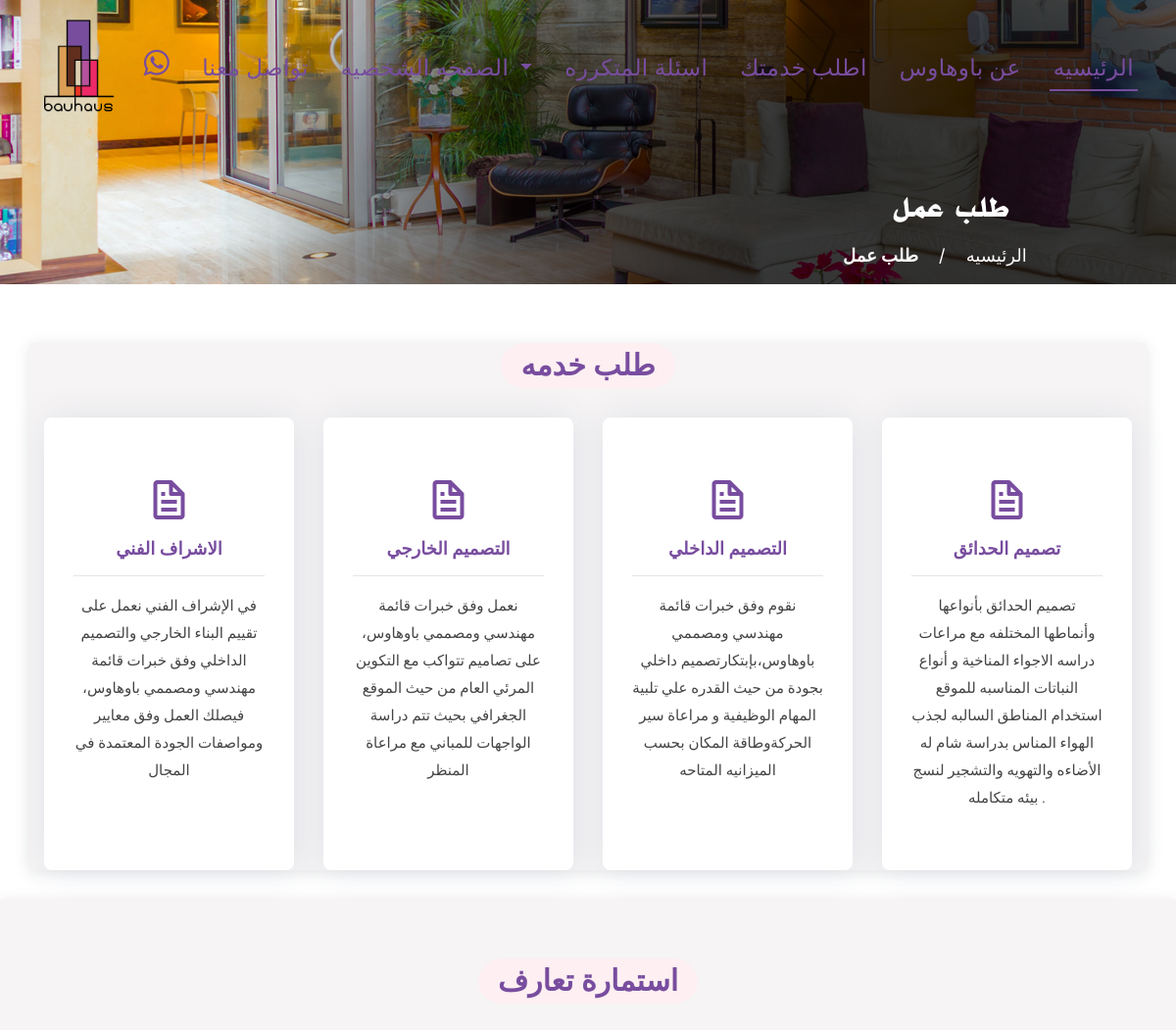
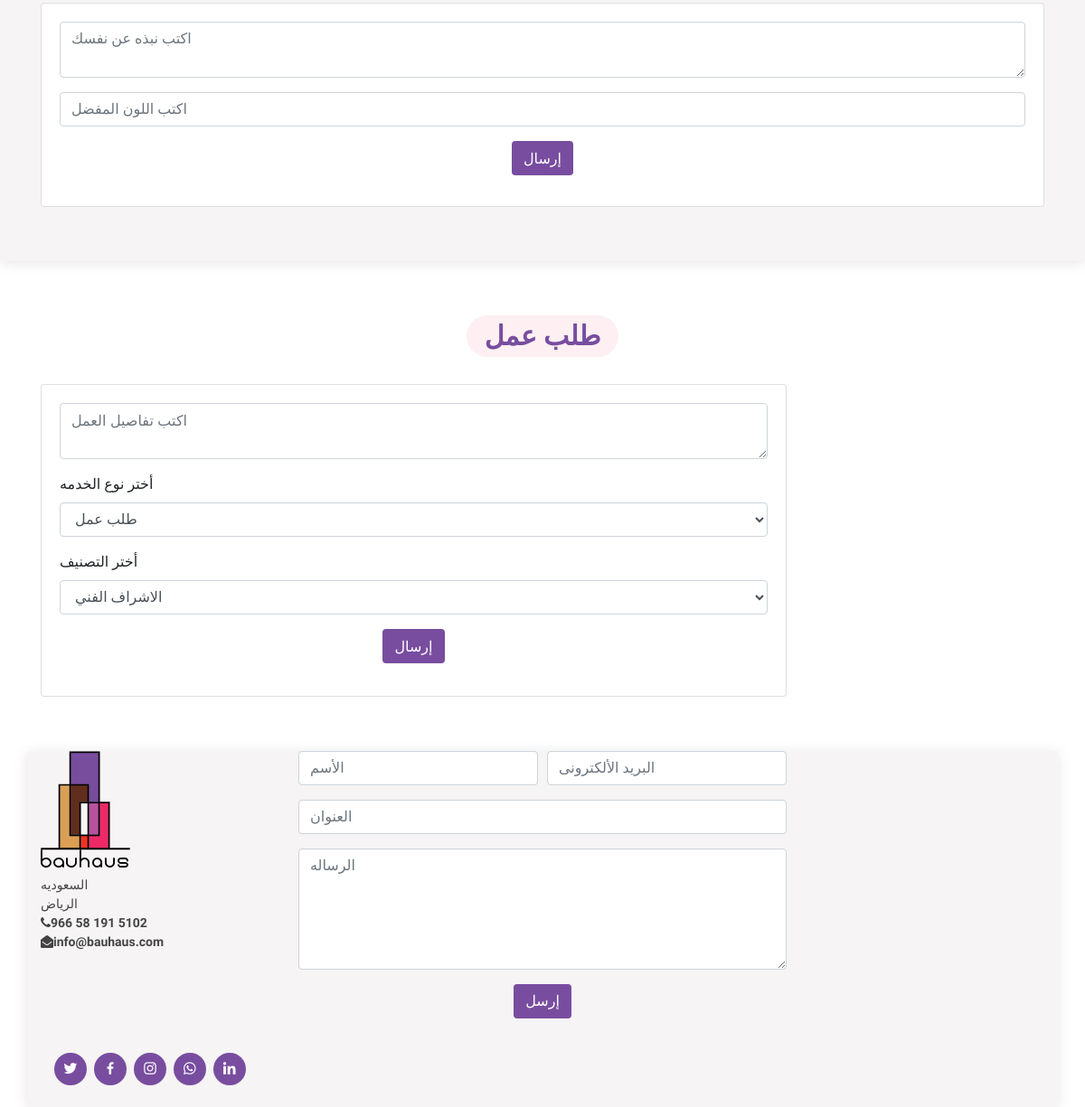
The page /office/request/work/2 (signed in) on the database its author committed (2 pictures, top to bottom).
### office/models.py (models this page shows, shortened)
class Service(models.Model):
    name = models.CharField(max_length=255, null=True, verbose_name='الأسم')
    description = models.TextField(null=True, blank=True, verbose_name='التفاصيل')
    class Meta:
        ordering = ['name', ]
        verbose_name = 'الخدمه'
        verbose_name_plural = 'الخدمات'

### office/views.py (the view, shortened to what this page needs)
# urls.py: path('request/work/<int:pk>', views.request_work_engineer, name='cus-request-eng'),
def request_work_engineer(request, pk):
    engineer = User.objects.get(pk=pk)
    cus_obj = User.objects.get(pk=request.user.pk)
    cats = Service.objects.all()
    if request.method == 'GET':
        return render(request, 'office/request-work-engineer.html', context={"engineer": engineer, "cats": cats})

### office/templates/office/request-work-engineer.html (shortened to what this page needs)
{% extends 'main.html' %}
{% block content %}
<main id="main">
       <div class="ftco-blocks-cover-1">
      <div class="site-section-cover overlay" data-stellar-background-ratio="0.5" style="background-image: url('../../../static/images/section_bg01.png')">
        <div class="container">
          <div class="row align-items-center ">
            <div class="col-md-5 mt-5 pt-5">
              <h1 class="mb-3 font-weight-bold body-font">طلب عمل</h1>
              <p><a href="{% url 'home-page' %}" class="body-font text-white">الرئيسيه</a> <span class="mx-3">/</span> <strong> طلب عمل </strong></p>
            </div>
          </div>
        </div>
      </div>
    </div>
        <section id="services" class="services">
            <div class="container" id="login-section">
                <div class="section-title">
                    <h2 class="body-font text-mandigo"> طلب خدمه</h2>
                </div>
                <div class="row">
                    {% for ser in cats %}
                        <div class="col-md-6 col-lg-3 d-flex align-items-stretch mb-5 mb-lg-0">
                            <div class="icon-box">
                                <div class="icon">
                                    <i class="bx bx-file"></i>
                                </div>
                                <h4 class="body-font title text-mandigo">
                                    {{ ser.name }}
                                </h4>
                                <hr/>
                                <p class="body-font description">{{ ser.description }}</p>
                            </div>
                        </div>
                    {% endfor %}
                </div>
            </div>
        </section>
<section id="login-section">
    <div class="container">
                                                                     <div class="section-title">
          <h2 class="body-font text-mandigo">استمارة تعارف </h2>
        </div>
<div class="row">
<div class="col-md-12">
    <div class="card">
        <div class="card-body">
                                             <form method="post">
                  <div class="row">
                    <div class="col form-group">
                      <textarea id="represent" name="represent" class="form-control body-font" placeholder="اكتب نبذه عن نفسك "></textarea>
                    </div>
                  </div>
                                  <div class="row">
                    <div class="col form-group">
                    <input id="color" name="color" type="text" class="body-font form-control" placeholder="اكتب اللون المفضل"/>
                    </div>
                  </div>
<center>
                  <button type="submit" id="btn_sur" class="btn btn-mandigo text-white">إرسال</button>
</center>
                </form>
        </div>
    </div>
</div>
</div>
    </div>
</section>
     <section id="about" class="about">
            <div class="container">
                                                             <div class="section-title">
          <h2 class="body-font text-mandigo">طلب عمل </h2>
        </div>
                <div class="row">
                    <div class="col-9">
                        <div class="card">
                            <div class="card-body">
                                                        <div  class="reply-form">
                             <form method="post">
                  <div class="row">
                    <div class="col form-group">
                      <textarea id="request" name="request" class="form-control" placeholder="اكتب تفاصيل العمل"></textarea>
                    </div>
                  </div>
                                  <div class="row">
                    <div class="col form-group">
                        <label class="body-font" for="service">أختر نوع الخدمه</label>
<select  class="form-control body-font" name="service" id="service">
    <option class="body-font" value="1">طلب عمل</option>
</select>
                    </div>
                  </div>
                                                 <div class="row">
                                                                             <div class="col form-group">
                        <label class="body-font" for="cats">أختر  التصنيف</label>
<select  class="form-control body-font" name="cats" id="cats">
    {% for cat in cats %}
    <option class="body-font" value="{{ cat.pk }}">{{ cat.name }}</option>
    {% endfor %}
</select>
                    </div>
                  </div>
<center>
                  <button type="submit" id="btn_req" class="btn btn-mandigo text-white">إرسال</button>
</center>
                </form>
                        </div>
                            </div>
                        </div>
                    </div>
                </div>
            </div>
     </section>
</main>
{% endblock content %}

### static/css/style.css (style rules this page uses)
a { color: #784d9f; }
h1, h2, h3, h4, h5, h6 { font-family: "Nunito", sans-serif; }
.body-font { font-family: 'Almarai', sans-serif; }
section { padding: 60px 0; }
.text-mandigo { color: #784d9f !important; }
.btn-mandigo, .btn-mandigo:hover, .btn-mandigo:active, .btn-mandigo:visited { background-color: #784d9f !important; }
.site-section-cover.overlay { width: 100%; height: auto; direction: rtl; }
.site-section-cover.overlay:before { width: 100%; height: auto; top: 0; left: 0; right: 0; bottom: 0; }
.site-section-cover h1 { font-size: 35px; font-family: 'ae-almohanad', sans-serif; color: white; line-height: 1; margin-top: 100px; margin-left: 200px; }
.site-section-cover p { font-size: 18px; color: white; margin-left: 150px; }
.site-section-cover strong { font-size: 18px !important; color: white !important; }
.section-title { text-align: center; padding-bottom: 30px; }
.section-title h2 { font-size: 30px; font-weight: 700; padding: 8px 20px; line-height: 1; margin: 0; background: #fdeff2; color: #784d9f; display: inline-block; text-transform: uppercase; border-radius: 50px; }
.services { padding-bottom: 30px; }
.services .icon-box { padding: 60px 30px; position: relative; overflow: hidden; background: #fff; box-shadow: 2px 0 35px 0 rgba(68, 88, 144, 0.12); transition: all 0.3s ease-in-out; border-radius: 8px; z-index: 1; text-align: center; }
.services .icon-box::before { content: ''; position: absolute; background: #fdeff2; right: 0; left: 0; bottom: 0; top: 100%; transition: all 0.4s; z-index: -1; }
.services .icon { margin-bottom: 15px; }
.services .icon i { font-size: 48px; line-height: 1; color: #784d9f; transition: all 0.3s ease-in-out; }
.services .title { font-weight: 700; margin-bottom: 15px; font-size: 18px; }
.services .description { font-size: 15px; line-height: 28px; margin-bottom: 0; }
#login-section { color: #444444 !important; font-size: 14px !important; background: #f6f4f4 !important; box-shadow: 0px 2px 15px rgba(0, 0, 0, 0.1) !important; }

### rows shown on the page
Service: name "الاشراف الفني", description "في الإشراف الفني نعمل على تقييم البناء الخارجي والتصميم الداخلي وفق خبرات قائمة مهندسي ومصممي باوهاوس، فيصلك العمل وفق معايير ومواصفات الجودة المعتمدة في المجال"
Service: name "التصميم الخارجي", description "نعمل وفق خبرات قائمة مهندسي ومصممي باوهاوس، على تصاميم تتواكب مع التكوين المرئي العام من حيث الموقع الجغرافي بحيث تتم دراسة الواجهات للمباني مع مراعاة المنظر"
Service: name "التصميم الداخلي", description "نقوم وفق خبرات قائمة مهندسي ومصممي باوهاوس،بإبتكارتصميم داخلي بجودة من حيث القدره علي تلبية المهام الوظيفية و مراعاة سير الحركةوطاقة المكان بحسب الميزانيه المتاحه"
Service: name "تصميم الحدائق", description "تصميم الحدائق بأنواعها وأنماطها المختلفه مع مراعات دراسه الاجواء المناخية و أنواع النباتات المناسبه للموقع استخدام المناطق السالبه لجذب الهواء المناس بدراسة شام له الأضاءه والتهويه والتشجير لنسج بيئه متكامله ."

### other values the page prints
form field cats "الاشراف الفني"
